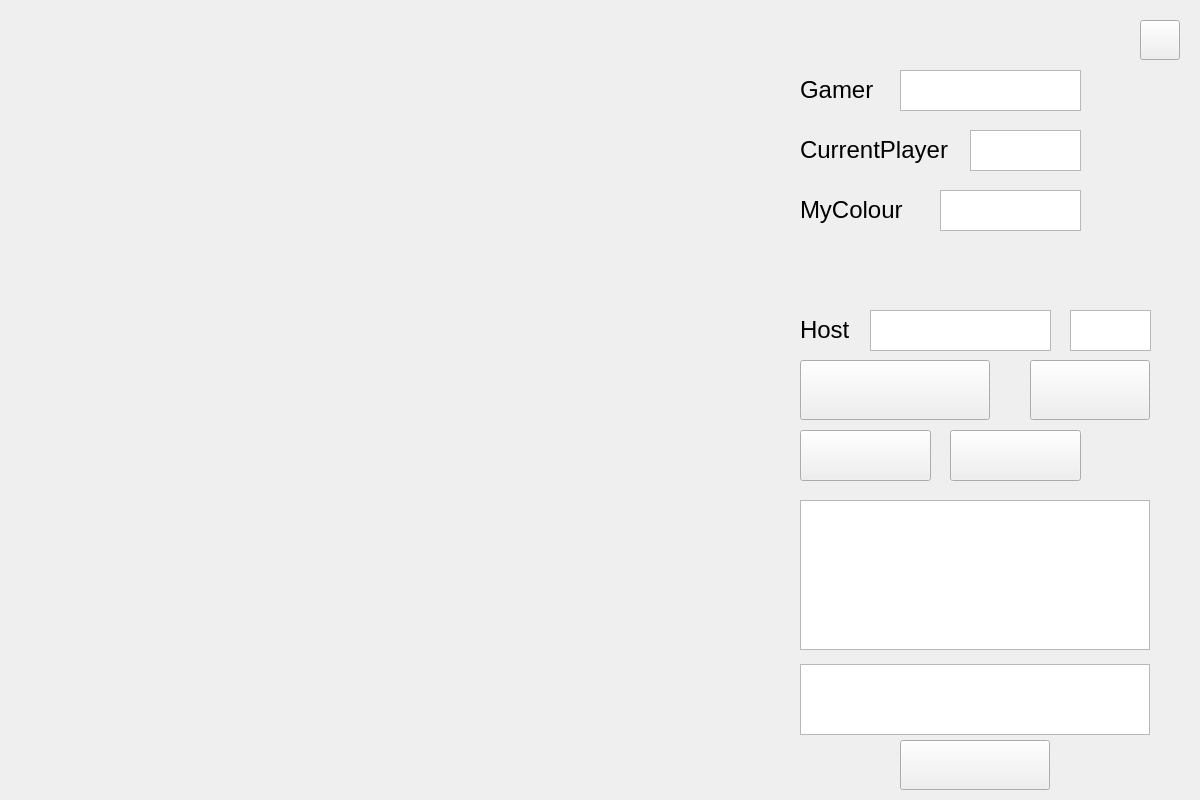
<?xml version="1.0" encoding="UTF-8"?>
<ui version="4.0">
 <class>MyClientWindow</class>
 <widget class="QWidget" name="MyClientWindow">
  <property name="geometry">
   <rect>
    <x>0</x>
    <y>0</y>
    <width>1200</width>
    <height>800</height>
   </rect>
  </property>
  <property name="windowTitle">
   <string>Form</string>
  </property>
  <widget class="QTextEdit" name="SendText">
   <property name="geometry">
    <rect>
     <x>800</x>
     <y>664</y>
     <width>350</width>
     <height>71</height>
    </rect>
   </property>
  </widget>
  <widget class="QTextEdit" name="MessageText">
   <property name="geometry">
    <rect>
     <x>800</x>
     <y>500</y>
     <width>350</width>
     <height>150</height>
    </rect>
   </property>
   <property name="readOnly">
    <bool>true</bool>
   </property>
  </widget>
  <widget class="QPushButton" name="Send">
   <property name="geometry">
    <rect>
     <x>900</x>
     <y>740</y>
     <width>150</width>
     <height>50</height>
    </rect>
   </property>
   <property name="text">
    <string/>
   </property>
  </widget>
  <widget class="QTextEdit" name="HostIPText">
   <property name="geometry">
    <rect>
     <x>870</x>
     <y>310</y>
     <width>181</width>
     <height>41</height>
    </rect>
   </property>
  </widget>
  <widget class="QPushButton" name="ConnectToHost">
   <property name="geometry">
    <rect>
     <x>800</x>
     <y>360</y>
     <width>190</width>
     <height>60</height>
    </rect>
   </property>
   <property name="text">
    <string/>
   </property>
  </widget>
  <widget class="QPushButton" name="ESC">
   <property name="geometry">
    <rect>
     <x>1140</x>
     <y>20</y>
     <width>40</width>
     <height>40</height>
    </rect>
   </property>
   <property name="text">
    <string/>
   </property>
  </widget>
  <widget class="QLabel" name="Host">
   <property name="geometry">
    <rect>
     <x>800</x>
     <y>310</y>
     <width>61</width>
     <height>41</height>
    </rect>
   </property>
   <property name="text">
    <string>&lt;html&gt;&lt;head/&gt;&lt;body&gt;&lt;p&gt;&lt;span style=&quot; font-size:18pt;&quot;&gt;Host&lt;/span&gt;&lt;/p&gt;&lt;/body&gt;&lt;/html&gt;</string>
   </property>
  </widget>
  <widget class="QTextEdit" name="NameText">
   <property name="geometry">
    <rect>
     <x>900</x>
     <y>70</y>
     <width>181</width>
     <height>41</height>
    </rect>
   </property>
  </widget>
  <widget class="QLabel" name="Gamer">
   <property name="geometry">
    <rect>
     <x>800</x>
     <y>70</y>
     <width>91</width>
     <height>41</height>
    </rect>
   </property>
   <property name="text">
    <string>&lt;html&gt;&lt;head/&gt;&lt;body&gt;&lt;p&gt;&lt;span style=&quot; font-size:18pt;&quot;&gt;Gamer&lt;/span&gt;&lt;/p&gt;&lt;/body&gt;&lt;/html&gt;</string>
   </property>
  </widget>
  <widget class="QPushButton" name="Ready">
   <property name="geometry">
    <rect>
     <x>1030</x>
     <y>360</y>
     <width>120</width>
     <height>60</height>
    </rect>
   </property>
   <property name="text">
    <string/>
   </property>
  </widget>
  <widget class="QTextEdit" name="CurrentplayerText">
   <property name="geometry">
    <rect>
     <x>970</x>
     <y>130</y>
     <width>111</width>
     <height>41</height>
    </rect>
   </property>
   <property name="readOnly">
    <bool>true</bool>
   </property>
  </widget>
  <widget class="QLabel" name="CurrentPlayer">
   <property name="geometry">
    <rect>
     <x>800</x>
     <y>130</y>
     <width>171</width>
     <height>41</height>
    </rect>
   </property>
   <property name="text">
    <string>&lt;html&gt;&lt;head/&gt;&lt;body&gt;&lt;p&gt;&lt;span style=&quot; font-size:18pt;&quot;&gt;CurrentPlayer&lt;/span&gt;&lt;/p&gt;&lt;/body&gt;&lt;/html&gt;</string>
   </property>
  </widget>
  <widget class="QTextEdit" name="MeText">
   <property name="geometry">
    <rect>
     <x>940</x>
     <y>190</y>
     <width>141</width>
     <height>41</height>
    </rect>
   </property>
   <property name="readOnly">
    <bool>true</bool>
   </property>
  </widget>
  <widget class="QLabel" name="MyColour">
   <property name="geometry">
    <rect>
     <x>800</x>
     <y>190</y>
     <width>121</width>
     <height>41</height>
    </rect>
   </property>
   <property name="text">
    <string>&lt;html&gt;&lt;head/&gt;&lt;body&gt;&lt;p&gt;&lt;span style=&quot; font-size:18pt;&quot;&gt;MyColour&lt;/span&gt;&lt;/p&gt;&lt;/body&gt;&lt;/html&gt;</string>
   </property>
  </widget>
  <widget class="QPushButton" name="Agent">
   <property name="geometry">
    <rect>
     <x>950</x>
     <y>430</y>
     <width>131</width>
     <height>51</height>
    </rect>
   </property>
   <property name="text">
    <string/>
   </property>
  </widget>
  <widget class="QPushButton" name="Resign">
   <property name="geometry">
    <rect>
     <x>800</x>
     <y>430</y>
     <width>131</width>
     <height>51</height>
    </rect>
   </property>
   <property name="text">
    <string/>
   </property>
  </widget>
  <widget class="QTextEdit" name="PortText">
   <property name="geometry">
    <rect>
     <x>1070</x>
     <y>310</y>
     <width>81</width>
     <height>41</height>
    </rect>
   </property>
  </widget>
  <widget class="QLabel" name="IsAgent">
   <property name="geometry">
    <rect>
     <x>1100</x>
     <y>430</y>
     <width>51</width>
     <height>51</height>
    </rect>
   </property>
   <property name="text">
    <string/>
   </property>
  </widget>
 </widget>
 <resources/>
 <connections/>
</ui>
